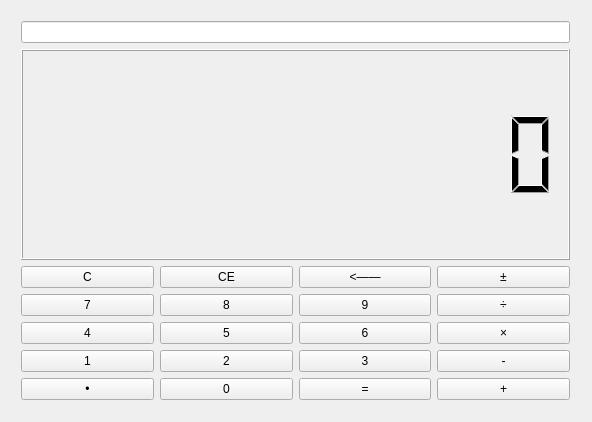
<?xml version="1.0" encoding="UTF-8"?>
<ui version="4.0">
 <class>calculatorFrameClass</class>
 <widget class="QWidget" name="calculatorFrameClass">
  <property name="geometry">
   <rect>
    <x>0</x>
    <y>0</y>
    <width>592</width>
    <height>422</height>
   </rect>
  </property>
  <property name="windowTitle">
   <string>calculatorFrame</string>
  </property>
  <widget class="QWidget" name="layoutWidget">
   <property name="geometry">
    <rect>
     <x>10</x>
     <y>10</y>
     <width>571</width>
     <height>401</height>
    </rect>
   </property>
   <layout class="QVBoxLayout" name="verticalLayout">
    <item>
     <widget class="QLineEdit" name="lineEdit">
      <property name="alignment">
       <set>Qt::AlignRight|Qt::AlignTrailing|Qt::AlignVCenter</set>
      </property>
      <property name="readOnly">
       <bool>true</bool>
      </property>
     </widget>
    </item>
    <item>
     <widget class="QLCDNumber" name="lcdNumber">
      <property name="smallDecimalPoint">
       <bool>true</bool>
      </property>
      <property name="digitCount">
       <number>10</number>
      </property>
     </widget>
    </item>
    <item>
     <layout class="QGridLayout" name="gridLayout">
      <item row="0" column="0">
       <widget class="QPushButton" name="CButton">
        <property name="text">
         <string>C</string>
        </property>
       </widget>
      </item>
      <item row="0" column="1">
       <widget class="QPushButton" name="CEButton">
        <property name="text">
         <string>CE</string>
        </property>
       </widget>
      </item>
      <item row="0" column="2">
       <widget class="QPushButton" name="backButton">
        <property name="text">
         <string>&lt;——</string>
        </property>
       </widget>
      </item>
      <item row="0" column="3">
       <widget class="QPushButton" name="symbolButton">
        <property name="text">
         <string>±</string>
        </property>
       </widget>
      </item>
      <item row="1" column="0">
       <widget class="QPushButton" name="sevenButton">
        <property name="text">
         <string>7</string>
        </property>
       </widget>
      </item>
      <item row="1" column="1">
       <widget class="QPushButton" name="eightButton">
        <property name="text">
         <string>8</string>
        </property>
       </widget>
      </item>
      <item row="1" column="2">
       <widget class="QPushButton" name="nineButton">
        <property name="text">
         <string>9</string>
        </property>
       </widget>
      </item>
      <item row="1" column="3">
       <widget class="QPushButton" name="divButton">
        <property name="text">
         <string>÷</string>
        </property>
       </widget>
      </item>
      <item row="2" column="0">
       <widget class="QPushButton" name="fourButton">
        <property name="text">
         <string>4</string>
        </property>
       </widget>
      </item>
      <item row="2" column="1">
       <widget class="QPushButton" name="fiveButton">
        <property name="text">
         <string>5</string>
        </property>
       </widget>
      </item>
      <item row="2" column="2">
       <widget class="QPushButton" name="sixButton">
        <property name="text">
         <string>6</string>
        </property>
       </widget>
      </item>
      <item row="2" column="3">
       <widget class="QPushButton" name="multButton">
        <property name="text">
         <string>×</string>
        </property>
       </widget>
      </item>
      <item row="3" column="0">
       <widget class="QPushButton" name="oneButton">
        <property name="text">
         <string>1</string>
        </property>
       </widget>
      </item>
      <item row="3" column="1">
       <widget class="QPushButton" name="twoButton">
        <property name="text">
         <string>2</string>
        </property>
       </widget>
      </item>
      <item row="3" column="2">
       <widget class="QPushButton" name="threeButton">
        <property name="text">
         <string>3</string>
        </property>
       </widget>
      </item>
      <item row="3" column="3">
       <widget class="QPushButton" name="subButton">
        <property name="text">
         <string>-</string>
        </property>
       </widget>
      </item>
      <item row="4" column="0">
       <widget class="QPushButton" name="dotButton">
        <property name="text">
         <string>•</string>
        </property>
       </widget>
      </item>
      <item row="4" column="1">
       <widget class="QPushButton" name="zeroButton">
        <property name="text">
         <string>0</string>
        </property>
       </widget>
      </item>
      <item row="4" column="2">
       <widget class="QPushButton" name="equalButton">
        <property name="text">
         <string>=</string>
        </property>
       </widget>
      </item>
      <item row="4" column="3">
       <widget class="QPushButton" name="plusButton">
        <property name="text">
         <string>+</string>
        </property>
       </widget>
      </item>
     </layout>
    </item>
   </layout>
  </widget>
 </widget>
 <layoutdefault spacing="6" margin="11"/>
 <resources>
  <include location="calculatorFrame.qrc"/>
 </resources>
 <connections/>
</ui>
